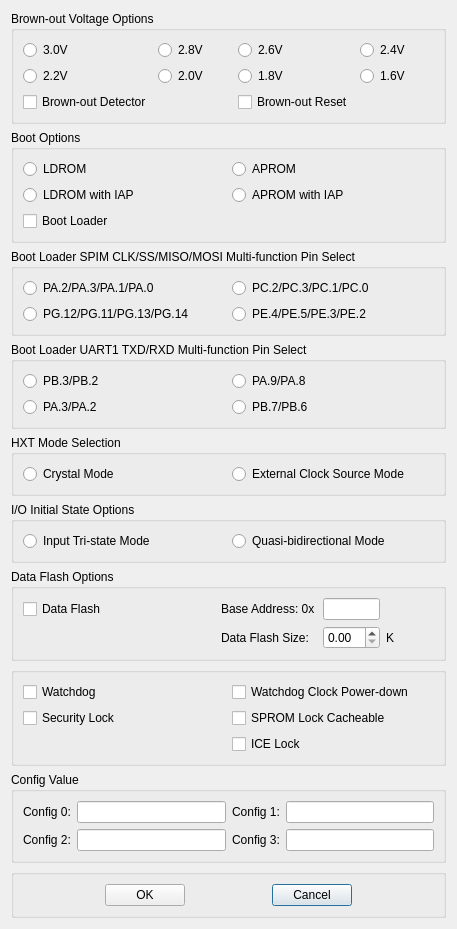
<?xml version="1.0" encoding="UTF-8"?>
<ui version="4.0">
 <class>Dialog</class>
 <widget class="QDialog" name="Dialog">
  <property name="geometry">
   <rect>
    <x>0</x>
    <y>0</y>
    <width>457</width>
    <height>696</height>
   </rect>
  </property>
  <property name="windowTitle">
   <string>Dialog</string>
  </property>
  <layout class="QGridLayout" name="gridLayout_8">
   <item row="0" column="0">
    <layout class="QVBoxLayout" name="verticalLayout" stretch="1,1,1,1,1,1,1,1,1,1">
     <item>
      <widget class="QGroupBox" name="gridGroupBox_brownout">
       <property name="title">
        <string>Brown-out Voltage Options</string>
       </property>
       <layout class="QGridLayout" name="gridLayout_7" rowstretch="1,1,1" columnstretch="1,1,1,1">
        <item row="2" column="2">
         <widget class="QCheckBox" name="checkBox_bw_1">
          <property name="text">
           <string>Brown-out Reset</string>
          </property>
         </widget>
        </item>
        <item row="0" column="2">
         <widget class="QRadioButton" name="radioButton_bw_v_2">
          <property name="text">
           <string>2.6V</string>
          </property>
         </widget>
        </item>
        <item row="0" column="3">
         <widget class="QRadioButton" name="radioButton_bw_v_3">
          <property name="text">
           <string>2.4V</string>
          </property>
         </widget>
        </item>
        <item row="0" column="1">
         <widget class="QRadioButton" name="radioButton_bw_v_1">
          <property name="text">
           <string>2.8V</string>
          </property>
         </widget>
        </item>
        <item row="0" column="0">
         <widget class="QRadioButton" name="radioButton_bw_v_0">
          <property name="text">
           <string>3.0V</string>
          </property>
         </widget>
        </item>
        <item row="2" column="0">
         <widget class="QCheckBox" name="checkBox_bw_0">
          <property name="text">
           <string>Brown-out Detector</string>
          </property>
         </widget>
        </item>
        <item row="1" column="0">
         <widget class="QRadioButton" name="radioButton_bw_v_4">
          <property name="text">
           <string>2.2V</string>
          </property>
         </widget>
        </item>
        <item row="1" column="1">
         <widget class="QRadioButton" name="radioButton_bw_v_5">
          <property name="text">
           <string>2.0V</string>
          </property>
         </widget>
        </item>
        <item row="1" column="2">
         <widget class="QRadioButton" name="radioButton_bw_v_6">
          <property name="text">
           <string>1.8V</string>
          </property>
         </widget>
        </item>
        <item row="1" column="3">
         <widget class="QRadioButton" name="radioButton_bw_v_7">
          <property name="text">
           <string>1.6V</string>
          </property>
         </widget>
        </item>
       </layout>
      </widget>
     </item>
     <item>
      <widget class="QGroupBox" name="gridGroupBox_boot">
       <property name="title">
        <string>Boot Options</string>
       </property>
       <layout class="QGridLayout" name="gridLayout_6" rowstretch="1,1,1" columnstretch="1,1">
        <item row="0" column="1">
         <widget class="QRadioButton" name="radioButton_bt_0_1">
          <property name="text">
           <string>APROM</string>
          </property>
         </widget>
        </item>
        <item row="1" column="0">
         <widget class="QRadioButton" name="radioButton_bt_1_0">
          <property name="text">
           <string>LDROM with IAP</string>
          </property>
         </widget>
        </item>
        <item row="0" column="0">
         <widget class="QRadioButton" name="radioButton_bt_0_0">
          <property name="text">
           <string>LDROM</string>
          </property>
         </widget>
        </item>
        <item row="1" column="1">
         <widget class="QRadioButton" name="radioButton_bt_1_1">
          <property name="text">
           <string>APROM with IAP</string>
          </property>
         </widget>
        </item>
        <item row="2" column="0">
         <widget class="QCheckBox" name="checkBox">
          <property name="text">
           <string>Boot Loader</string>
          </property>
         </widget>
        </item>
       </layout>
      </widget>
     </item>
     <item>
      <widget class="QGroupBox" name="gridGroupBox_multi_function">
       <property name="title">
        <string>Boot Loader SPIM CLK/SS/MISO/MOSI Multi-function Pin Select</string>
       </property>
       <layout class="QGridLayout" name="gridLayout_11">
        <item row="0" column="1">
         <widget class="QRadioButton" name="radioButton_mf_1">
          <property name="text">
           <string>PC.2/PC.3/PC.1/PC.0</string>
          </property>
         </widget>
        </item>
        <item row="0" column="0">
         <widget class="QRadioButton" name="radioButton_mf_0">
          <property name="text">
           <string>PA.2/PA.3/PA.1/PA.0</string>
          </property>
         </widget>
        </item>
        <item row="1" column="0">
         <widget class="QRadioButton" name="radioButton_mf_2">
          <property name="text">
           <string>PG.12/PG.11/PG.13/PG.14</string>
          </property>
         </widget>
        </item>
        <item row="1" column="1">
         <widget class="QRadioButton" name="radioButton_mf_3">
          <property name="text">
           <string>PE.4/PE.5/PE.3/PE.2</string>
          </property>
         </widget>
        </item>
       </layout>
      </widget>
     </item>
     <item>
      <widget class="QGroupBox" name="gridGroupBox_multi_function_2">
       <property name="title">
        <string>Boot Loader UART1 TXD/RXD Multi-function Pin Select</string>
       </property>
       <layout class="QGridLayout" name="gridLayout_12">
        <item row="0" column="1">
         <widget class="QRadioButton" name="radioButton_mf2_1">
          <property name="text">
           <string>PA.9/PA.8</string>
          </property>
         </widget>
        </item>
        <item row="0" column="0">
         <widget class="QRadioButton" name="radioButton_mf2_0">
          <property name="text">
           <string>PB.3/PB.2</string>
          </property>
         </widget>
        </item>
        <item row="1" column="0">
         <widget class="QRadioButton" name="radioButton_mf2_2">
          <property name="text">
           <string>PA.3/PA.2</string>
          </property>
         </widget>
        </item>
        <item row="1" column="1">
         <widget class="QRadioButton" name="radioButton_mf2_3">
          <property name="text">
           <string>PB.7/PB.6</string>
          </property>
         </widget>
        </item>
       </layout>
      </widget>
     </item>
     <item>
      <widget class="QGroupBox" name="gridGroupBox_hxt">
       <property name="title">
        <string>HXT Mode Selection</string>
       </property>
       <layout class="QGridLayout" name="gridLayout_5">
        <item row="0" column="1">
         <widget class="QRadioButton" name="radioButton_hxt_1">
          <property name="text">
           <string>External Clock Source Mode</string>
          </property>
         </widget>
        </item>
        <item row="0" column="0">
         <widget class="QRadioButton" name="radioButton_hxt_0">
          <property name="text">
           <string>Crystal Mode</string>
          </property>
         </widget>
        </item>
       </layout>
      </widget>
     </item>
     <item>
      <widget class="QGroupBox" name="gridGroupBox_io_state">
       <property name="title">
        <string>I/O Initial State Options</string>
       </property>
       <layout class="QGridLayout" name="gridLayout_4">
        <item row="0" column="0">
         <widget class="QRadioButton" name="radioButton_io_0">
          <property name="text">
           <string>Input Tri-state Mode</string>
          </property>
         </widget>
        </item>
        <item row="0" column="1">
         <widget class="QRadioButton" name="radioButton_io_1">
          <property name="text">
           <string>Quasi-bidirectional Mode</string>
          </property>
         </widget>
        </item>
       </layout>
      </widget>
     </item>
     <item>
      <widget class="QGroupBox" name="gridGroupBox_data_flash">
       <property name="title">
        <string>Data Flash Options</string>
       </property>
       <layout class="QGridLayout" name="gridLayout_9" rowstretch="1,1" columnstretch="4,2,1,1" rowminimumheight="0,0">
        <item row="1" column="2">
         <widget class="QDoubleSpinBox" name="doubleSpinBox_pagesize"/>
        </item>
        <item row="0" column="1">
         <widget class="QLabel" name="label">
          <property name="text">
           <string>Base Address: 0x</string>
          </property>
         </widget>
        </item>
        <item row="0" column="2">
         <widget class="QLineEdit" name="lineEdit_data_address"/>
        </item>
        <item row="1" column="1">
         <widget class="QLabel" name="label_2">
          <property name="text">
           <string>Data Flash Size:</string>
          </property>
         </widget>
        </item>
        <item row="1" column="3">
         <widget class="QLabel" name="label_3">
          <property name="text">
           <string>K</string>
          </property>
         </widget>
        </item>
        <item row="0" column="0">
         <widget class="QCheckBox" name="checkBox_dataflash">
          <property name="text">
           <string>Data Flash</string>
          </property>
         </widget>
        </item>
       </layout>
      </widget>
     </item>
     <item>
      <widget class="QGroupBox" name="gridGroupBox_misc">
       <layout class="QGridLayout" name="gridLayout_3" columnstretch="1,1">
        <item row="2" column="1">
         <widget class="QCheckBox" name="checkBox_ice_lock">
          <property name="text">
           <string>ICE Lock</string>
          </property>
         </widget>
        </item>
        <item row="0" column="0">
         <widget class="QCheckBox" name="checkBox_watchdog">
          <property name="text">
           <string>Watchdog</string>
          </property>
         </widget>
        </item>
        <item row="0" column="1">
         <widget class="QCheckBox" name="checkBox_watchdog_pwdwn">
          <property name="text">
           <string>Watchdog Clock Power-down</string>
          </property>
         </widget>
        </item>
        <item row="1" column="1">
         <widget class="QCheckBox" name="checkBox_sprom_lock">
          <property name="text">
           <string>SPROM Lock Cacheable</string>
          </property>
         </widget>
        </item>
        <item row="1" column="0">
         <widget class="QCheckBox" name="checkBox_security_lock">
          <property name="text">
           <string>Security Lock</string>
          </property>
         </widget>
        </item>
       </layout>
      </widget>
     </item>
     <item>
      <widget class="QGroupBox" name="gridGroupBox_config">
       <property name="title">
        <string>Config Value</string>
       </property>
       <layout class="QGridLayout" name="gridLayout">
        <item row="0" column="0">
         <widget class="QLabel" name="label_config0">
          <property name="text">
           <string>Config 0:</string>
          </property>
         </widget>
        </item>
        <item row="0" column="2">
         <widget class="QLabel" name="label_config1">
          <property name="text">
           <string>Config 1:</string>
          </property>
         </widget>
        </item>
        <item row="0" column="1">
         <widget class="QLineEdit" name="lineEdit_config0"/>
        </item>
        <item row="0" column="3">
         <widget class="QLineEdit" name="lineEdit_config1"/>
        </item>
        <item row="1" column="0">
         <widget class="QLabel" name="label_config2">
          <property name="text">
           <string>Config 2:</string>
          </property>
         </widget>
        </item>
        <item row="1" column="1">
         <widget class="QLineEdit" name="lineEdit_config2"/>
        </item>
        <item row="1" column="2">
         <widget class="QLabel" name="label_config3">
          <property name="text">
           <string>Config 3:</string>
          </property>
         </widget>
        </item>
        <item row="1" column="3">
         <widget class="QLineEdit" name="lineEdit_config3"/>
        </item>
       </layout>
      </widget>
     </item>
     <item>
      <widget class="QGroupBox" name="gridGroupBox_OK">
       <layout class="QGridLayout" name="gridLayout_2">
        <item row="0" column="2">
         <spacer name="horizontalSpacer">
          <property name="orientation">
           <enum>Qt::Horizontal</enum>
          </property>
          <property name="sizeHint" stdset="0">
           <size>
            <width>40</width>
            <height>20</height>
           </size>
          </property>
         </spacer>
        </item>
        <item row="0" column="3">
         <widget class="QPushButton" name="pushButton_Cancel">
          <property name="text">
           <string>Cancel</string>
          </property>
         </widget>
        </item>
        <item row="0" column="1">
         <widget class="QPushButton" name="pushButton_OK">
          <property name="text">
           <string>OK</string>
          </property>
         </widget>
        </item>
        <item row="0" column="0">
         <spacer name="horizontalSpacer_2">
          <property name="orientation">
           <enum>Qt::Horizontal</enum>
          </property>
          <property name="sizeHint" stdset="0">
           <size>
            <width>40</width>
            <height>20</height>
           </size>
          </property>
         </spacer>
        </item>
        <item row="0" column="4">
         <spacer name="horizontalSpacer_3">
          <property name="orientation">
           <enum>Qt::Horizontal</enum>
          </property>
          <property name="sizeHint" stdset="0">
           <size>
            <width>40</width>
            <height>20</height>
           </size>
          </property>
         </spacer>
        </item>
       </layout>
      </widget>
     </item>
    </layout>
   </item>
  </layout>
 </widget>
 <resources/>
 <connections/>
</ui>
